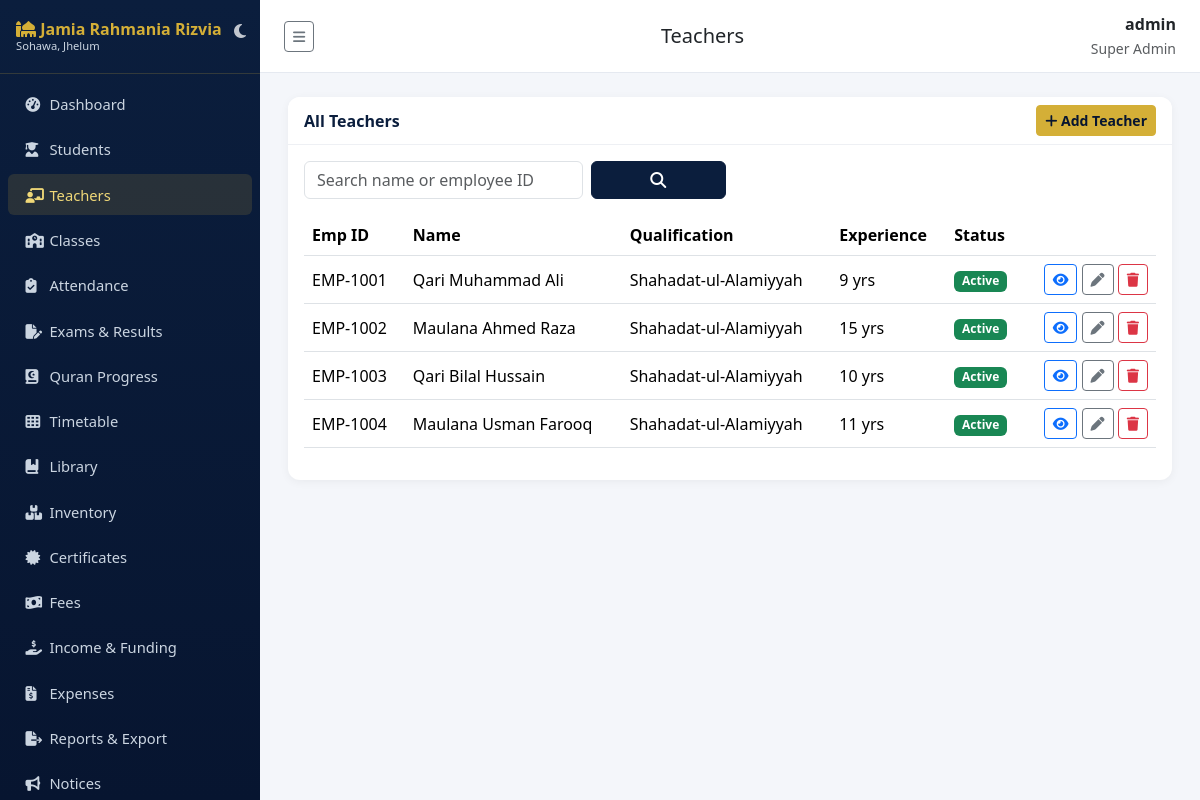
Screenshot of /teachers/ (signed in) with the database file from the repository.
### accounts/models.py (models this page shows, shortened)
class User(AbstractUser):
    class Role(models.TextChoices):
        SUPER_ADMIN = "SUPER_ADMIN", "Super Admin"
        PRINCIPAL = "PRINCIPAL", "Principal"
        ADMIN = "ADMIN", "Admin"
        TEACHER = "TEACHER", "Teacher"
        STUDENT = "STUDENT", "Student"
        PARENT = "PARENT", "Parent"
        ACCOUNTANT = "ACCOUNTANT", "Accountant"
        LIBRARIAN = "LIBRARIAN", "Librarian"
        STAFF = "STAFF", "Staff"
    role = models.CharField(max_length=20, choices=Role.choices, default=Role.STUDENT)
    phone = models.CharField(max_length=20, blank=True)
    photo = models.ImageField(upload_to="profile_photos/", blank=True, null=True)

### teachers/models.py (models this page shows, shortened)
class Teacher(models.Model):
    user = models.OneToOneField(settings.AUTH_USER_MODEL, on_delete=models.CASCADE, related_name="teacher_profile")
    employee_id = models.CharField(max_length=20, unique=True)
    qualification = models.CharField(max_length=200, blank=True)
    experience_years = models.PositiveIntegerField(default=0)
    salary = models.DecimalField(max_digits=10, decimal_places=2, default=0)
    date_joined = models.DateField()
    address = models.TextField(blank=True)
    is_active = models.BooleanField(default=True)
    class Meta:
        ordering = ["employee_id"]

### teachers/views.py (the view)
# urls.py: path("", views.TeacherListView.as_view(), name="list"),
class TeacherListView(RoleRequiredMixin, ListView):
    model = Teacher
    template_name = "teachers/teacher_list.html"
    context_object_name = "teachers"
    paginate_by = 15
    allowed_roles = STAFF_ROLES
    def get_queryset(self):
        qs = Teacher.objects.select_related("user").all()
        q = self.request.GET.get("q")
        if q:
            qs = qs.filter(user__first_name__icontains=q) | qs.filter(user__last_name__icontains=q) | qs.filter(employee_id__icontains=q)
        return qs

### accounts/mixins.py (called while the page is built)
    def dispatch(self, request, *args, **kwargs):
        if not request.user.is_authenticated:
            return self.handle_no_permission()
        if request.user.is_superuser or request.user.role in self.allowed_roles:
            return super().dispatch(request, *args, **kwargs)
        raise PermissionDenied("You do not have permission to access this page.")

### sitepages/context_processors.py (called while the page is built)
def site_settings(request):
    s = SiteSettings.get_solo()
    years = max(datetime.date.today().year - s.established_year, 0)
    return {"site_settings": s, "years_of_service": years}

### sitepages/models.py (called while the page is built)
    @classmethod
    def get_solo(cls):
        obj = cls.objects.first()
        if not obj:
            obj = cls.objects.create()
        return obj

### templates/teachers/teacher_list.html (shortened to what this page needs)
{% extends "base.html" %}
{% block page_title %}Teachers{% endblock %}
{% block content %}
<div class="card">
  <div class="card-header d-flex justify-content-between align-items-center">
    <span>All Teachers</span>
    {% if request.user.is_superuser or request.user.role in "SUPER_ADMIN,PRINCIPAL,ADMIN" %}<a href="{% url 'teachers:add' %}" class="btn btn-gold btn-sm"><i class="fa-solid fa-plus"></i> Add Teacher</a>{% endif %}
  </div>
  <div class="card-body">
    <form class="row g-2 mb-3" method="get">
      <div class="col-md-4"><input class="form-control" name="q" value="{{ request.GET.q }}" placeholder="Search name or employee ID"></div>
      <div class="col-md-2"><button class="btn btn-navy w-100" type="submit"><i class="fa-solid fa-search"></i></button></div>
    </form>
    <div class="table-responsive">
    <table class="table table-hover align-middle">
      <thead><tr><th>Emp ID</th><th>Name</th><th>Qualification</th><th>Experience</th><th>Status</th><th></th></tr></thead>
      <tbody>
      {% for t in teachers %}
        <tr>
          <td>{{ t.employee_id }}</td>
          <td>{{ t.user.get_full_name }}</td>
          <td>{{ t.qualification|default:"-" }}</td>
          <td>{{ t.experience_years }} yrs</td>
          <td>{% if t.is_active %}<span class="badge bg-success">Active</span>{% else %}<span class="badge bg-secondary">Inactive</span>{% endif %}</td>
          <td class="text-end">
            <a href="{% url 'teachers:detail' t.pk %}" class="btn btn-sm btn-outline-primary"><i class="fa-solid fa-eye"></i></a>
            {% if request.user.is_superuser or request.user.role in "SUPER_ADMIN,PRINCIPAL,ADMIN" %}<a href="{% url 'teachers:edit' t.pk %}" class="btn btn-sm btn-outline-secondary"><i class="fa-solid fa-pen"></i></a>
            <a href="{% url 'teachers:delete' t.pk %}" class="btn btn-sm btn-outline-danger"><i class="fa-solid fa-trash"></i></a>{% endif %}
          </td>
        </tr>
      {% empty %}<tr><td colspan="6" class="text-center text-muted">No teachers found.</td></tr>{% endfor %}
      </tbody>
    </table>
    </div>
  </div>
</div>
{% endblock %}

### templates/base.html (shortened to what this page needs)
{% load static %}
<!DOCTYPE html>
<html lang="en" id="theme-wrapper" data-bs-theme="light">
<head>
<link href="https://cdn.jsdelivr.net/npm/bootstrap@5.3.3/dist/css/bootstrap.min.css" rel="stylesheet">
<link href="https://cdnjs.cloudflare.com/ajax/libs/font-awesome/6.5.1/css/all.min.css" rel="stylesheet">
<link href="{% static 'css/style.css' %}" rel="stylesheet">
</head>
<body>
<nav class="sidebar" id="sidebar">
  <div class="brand d-flex justify-content-between align-items-center">
    <div>
      <i class="fa-solid fa-mosque"></i> Jamia Rahmania Rizvia
      <small class="d-block" style="font-size:.7rem;color:#cbd5e1;font-weight:400">Sohawa, Jhelum</small>
    </div>
    <button id="theme-toggle-btn" class="btn p-1 border-0 text-white opacity-75 hover-opacity-100" title="Switch Theme" style="background: transparent; box-shadow: none;">
      <i class="fa-solid fa-moon fs-6" id="theme-icon"></i>
    </button>
  </div>
  <ul class="nav flex-column py-2">
    {% if request.user.role in "STUDENT,PARENT" %}
      <li class="nav-item"><a class="nav-link {% if request.resolver_match.namespace == 'portal' %}active{% endif %}" href="{% url 'portal:home' %}"><i class="fa-solid fa-gauge-high"></i> My Portal</a></li>
      <li class="nav-item"><a class="nav-link {% if request.resolver_match.namespace == 'notices' and request.resolver_match.url_name == 'list' %}active{% endif %}" href="{% url 'notices:list' %}"><i class="fa-solid fa-bullhorn"></i> Notices</a></li>
      <li class="nav-item"><a class="nav-link {% if request.resolver_match.namespace == 'timetable' %}active{% endif %}" href="{% url 'timetable:view' %}"><i class="fa-solid fa-table-cells"></i> Timetable</a></li>
      <li class="nav-item"><a class="nav-link" href="{% url 'notices:event_list' %}"><i class="fa-solid fa-calendar-days"></i> Events</a></li>
    {% else %}
      <li class="nav-item"><a class="nav-link {% if request.resolver_match.namespace == 'dashboard' %}active{% endif %}" href="{% url 'dashboard:index' %}"><i class="fa-solid fa-gauge-high"></i> Dashboard</a></li>
      <li class="nav-item"><a class="nav-link {% if request.resolver_match.namespace == 'students' %}active{% endif %}" href="{% url 'students:list' %}"><i class="fa-solid fa-user-graduate"></i> Students</a></li>
      {% if request.user.is_superuser or request.user.role in "SUPER_ADMIN,PRINCIPAL,ADMIN" %}
      <li class="nav-item"><a class="nav-link {% if request.resolver_match.namespace == 'teachers' %}active{% endif %}" href="{% url 'teachers:list' %}"><i class="fa-solid fa-chalkboard-user"></i> Teachers</a></li>
      <li class="nav-item"><a class="nav-link {% if request.resolver_match.url_name == 'class_list' %}active{% endif %}" href="{% url 'academics:class_list' %}"><i class="fa-solid fa-school"></i> Classes</a></li>
      {% endif %}
      <li class="nav-item"><a class="nav-link " href="{% url 'attendance:mark' %}"><i class="fa-solid fa-clipboard-check"></i> Attendance</a></li>
      {% if request.user.is_superuser or request.user.role in "SUPER_ADMIN,PRINCIPAL,ADMIN,TEACHER" %}
      <li class="nav-item"><a class="nav-link {% if request.resolver_match.namespace == 'exams' %}active{% endif %}" href="{% url 'exams:list' %}"><i class="fa-solid fa-file-pen"></i> Exams &amp; Results</a></li>
      <li class="nav-item"><a class="nav-link {% if request.resolver_match.namespace == 'hifz' %}active{% endif %}" href="{% url 'hifz:list' %}"><i class="fa-solid fa-book-quran"></i> Quran Progress</a></li>
      {% endif %}
      <li class="nav-item"><a class="nav-link " href="{% url 'timetable:view' %}"><i class="fa-solid fa-table-cells"></i> Timetable</a></li>
      <li class="nav-item"><a class="nav-link {% if request.resolver_match.namespace == 'library' %}active{% endif %}" href="{% url 'library:books' %}"><i class="fa-solid fa-book-bookmark"></i> Library</a></li>
      {% if request.user.is_superuser or request.user.role in "SUPER_ADMIN,PRINCIPAL,ADMIN,STAFF,LIBRARIAN" %}
      <li class="nav-item"><a class="nav-link {% if request.resolver_match.namespace == 'inventory' %}active{% endif %}" href="{% url 'inventory:list' %}"><i class="fa-solid fa-boxes-stacked"></i> Inventory</a></li>
      {% endif %}
      {% if request.user.is_superuser or request.user.role in "SUPER_ADMIN,PRINCIPAL,ADMIN" %}
      <li class="nav-item"><a class="nav-link {% if request.resolver_match.namespace == 'certificates' %}active{% endif %}" href="{% url 'certificates:list' %}"><i class="fa-solid fa-certificate"></i> Certificates</a></li>
      {% endif %}
      {% if request.user.is_superuser or request.user.role in "SUPER_ADMIN,PRINCIPAL,ADMIN,ACCOUNTANT" %}
      <li class="nav-item"><a class="nav-link {% if request.resolver_match.url_name == 'payment_list' %}active{% endif %}" href="{% url 'fees:payment_list' %}"><i class="fa-solid fa-money-bill-wave"></i> Fees</a></li>
      <li class="nav-item"><a class="nav-link {% if request.resolver_match.url_name == 'income_list' %}active{% endif %}" href="{% url 'fees:income_list' %}"><i class="fa-solid fa-hand-holding-dollar"></i> Income &amp; Funding</a></li>
      <li class="nav-item"><a class="nav-link {% if request.resolver_match.url_name == 'expense_list' %}active{% endif %}" href="{% url 'fees:expense_list' %}"><i class="fa-solid fa-file-invoice-dollar"></i> Expenses</a></li>
      {% endif %}
      {% if request.user.is_superuser or request.user.role in "SUPER_ADMIN,PRINCIPAL,ADMIN,ACCOUNTANT" %}
      <li class="nav-item"><a class="nav-link {% if request.resolver_match.namespace == 'reports' %}active{% endif %}" href="{% url 'reports:index' %}"><i class="fa-solid fa-file-export"></i> Reports &amp; Export</a></li>
      {% endif %}
      <li class="nav-item"><a class="nav-link {% if request.resolver_match.namespace == 'notices' %}active{% endif %}" href="{% url 'notices:list' %}"><i class="fa-solid fa-bullhorn"></i> Notices</a></li>
    {% endif %}
  </ul>
</nav>
<div class="main-content">
  <div class="topbar">
    <button class="btn btn-sm btn-outline-secondary" id="sidebarToggle" type="button" title="Show / hide menu" aria-label="Toggle menu"><i class="fa-solid fa-bars"></i></button>
    <h5 class="mb-0">{% block page_title %}Dashboard{% endblock %}</h5>
    <div class="text-end">
      <div class="fw-semibold">{{ request.user.get_full_name|default:request.user.username }}</div>
      <small class="text-muted">{{ request.user.get_role_display }}</small>
    </div>
  </div>
  {% block content %}{% endblock %}
</div>
</body>
</html>

### static/css/style.css (style rules this page uses)
:root { --navy: #0b1e3d; --navy-dark: #071530; --gold: #d4af37; --gold-light: #f0d878; --bg: #f4f6fa; }
body { background: var(--bg); font-family: 'Segoe UI', Roboto, sans-serif; }
.sidebar { background: linear-gradient(180deg, var(--navy) 0%, var(--navy-dark) 100%); min-height: 100vh; width: 250px; position: fixed; top: 0; left: 0; z-index: 1030; }
.sidebar .brand { color: var(--gold); font-weight: 700; padding: 1.25rem 1rem; border-bottom: 1px solid rgba(212,175,55,.2); }
.sidebar .nav-link { color: #cbd5e1; padding: .6rem 1.1rem; border-radius: 6px; margin: 2px 8px; font-size: .92rem; }
.sidebar .nav-link.active, .sidebar .nav-link:hover { background: rgba(212,175,55,.15); color: var(--gold-light); }
.sidebar .nav-link i { width: 20px; }
.main-content { margin-left: 250px; padding: 1.5rem 1.75rem; }
.topbar { background: #fff; border-bottom: 1px solid #e5e9f0; padding: .75rem 1.5rem; margin: -1.5rem -1.75rem 1.5rem -1.75rem; display: flex; justify-content: space-between; align-items: center; }
.card { border: none; border-radius: 12px; box-shadow: 0 2px 10px rgba(0,0,0,.05); }
.card-header { background: #fff; border-bottom: 1px solid #eef0f4; font-weight: 600; color: var(--navy); border-radius: 12px 12px 0 0 !important; }
.btn-gold { background: var(--gold); border-color: var(--gold); color: var(--navy-dark); font-weight: 600; }
.btn-navy { background: var(--navy); border-color: var(--navy); color: #fff; }
.table thead { background: var(--navy); color: #fff; }
#sidebar { position: fixed; top: 0; left: 0; width: 260px; height: 100vh; overflow-y: auto !important; z-index: 1050; transition: all 0.3s ease; }
.main-content { margin-left: 260px; transition: all 0.3s ease; }
#sidebar .brand { padding-right: 35px !important; line-height: 1.2 !important; }
#theme-toggle-btn { position: absolute; right: 10px; top: 15px; z-index: 10; }

### templates/base.html (style rules this page uses)
html, body { min-height: 100vh !important; height: 100%; }
#sidebar .brand { cursor: grab; user-select: none; touch-action: none; }

### rows the page displays
User: user.get_full_name "admin", user.role "Super Admin"
Teacher: employee_id "EMP-1001", user.get_full_name "Qari Muhammad Ali", qualification "Shahadat-ul-Alamiyyah", experience_years "9", is_active "Active"
Teacher: employee_id "EMP-1002", user.get_full_name "Maulana Ahmed Raza", qualification "Shahadat-ul-Alamiyyah", experience_years "15", is_active "Active"
Teacher: employee_id "EMP-1003", user.get_full_name "Qari Bilal Hussain", qualification "Shahadat-ul-Alamiyyah", experience_years "10", is_active "Active"
Teacher: employee_id "EMP-1004", user.get_full_name "Maulana Usman Farooq", qualification "Shahadat-ul-Alamiyyah", experience_years "11", is_active "Active"
